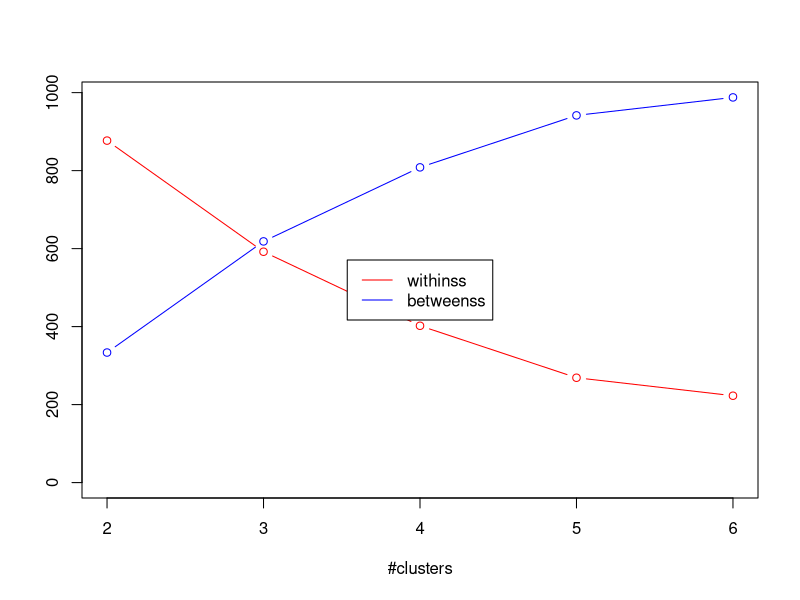
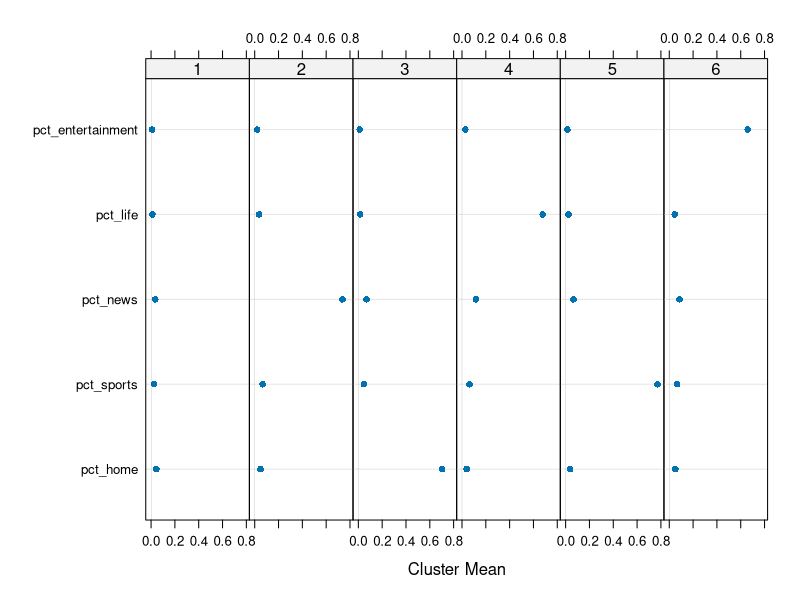

R code for these plots, in order:
## ---- chunk 1
knitr::opts_chunk$set(echo = TRUE)
## ---- chunk 2
library(tidyverse)
library(dplyr)
## ---- chunk 3
features <- read.csv("features.csv",header=T)
## ---- chunk 4
# drop absolute value variables for content and section for now
drops <- c("home","sports","news","life","entertainment","tech","weather","opinion","travel","money","search","gallery","homefront","section.front","story","sub.section")
features <- features[, !(names(features) %in% drops)]
## ---- chunk 5
set.seed(12345)
# select variables
selected <- c("pct_home","pct_sports","pct_news","pct_life","pct_entertainment")
f1 <- features[,selected]
## ---- chunk 6
i = 1
diff_ncluster = c(2,3,4,5,6)
withinss <- vector(mode = 'numeric', length = length(diff_ncluster))
inbess <- vector(mode = 'numeric', length = length(diff_ncluster))
for (K in diff_ncluster){
  km <- kmeans(f1, centers = K, nstart = 20)
  withinss[i] <- km$tot.withinss
  inbess[i] <- km$betweenss
  i = i+1
}
plot(diff_ncluster, withinss, type = 'b', xlab = '#clusters', ylab = '', ylim = c(0,max(inbess)), col = 'red')
lines(diff_ncluster, inbess, type = 'b', col = 'blue')
legend("center", legend=c("withinss", "betweenss"),
       col=c("red", "blue"), lty = 1, cex=1)
## ---- chunk 7
# k means
km1 <- kmeans(f1, centers = 7, nstart = 20)
## ---- chunk 8
summary.kmeans = function(fit)
{
  p = ncol(fit$centers)
  k = nrow(fit$centers)
  n = sum(fit$size)
  sse = sum(fit$withinss)
  xbar = t(fit$centers)%*%fit$size/n
  ssb = sum(fit$size*(fit$centers - rep(1,k) %*% t(xbar))^2)
  print(data.frame(
    n=c(fit$size, n),
    Pct=(round(c(fit$size, n)/n,2)),
    round(rbind(fit$centers, t(xbar)), 2),
    RMSE = round(sqrt(c(fit$withinss/(p*fit$size-1), sse/(p*(n-k)))), 4)
  ))
  cat("SSE = ", sse, "; SSB = ", ssb, "\n")
  cat("R-Squared = ", ssb/(ssb+sse), "\n")
  cat("Pseudo F = ", (ssb/(k-1))/(sse/(n-k)), "\n\n");
  invisible(list(sse=sse, ssb=ssb, Rsqr=ssb/(ssb+sse), F=(ssb/(k-1))/(sse/(n-k))))
}
## ---- chunk 9
# k means
km1 <- kmeans(f1, centers = 6, nstart = 20)
summary(km1)
## ---- chunk 10
plot.kmeans = function(fit,boxplot=F)
{
  require(lattice)
  p = ncol(fit$centers)
  k = nrow(fit$centers)
  plotdat = data.frame(
    mu=as.vector(fit$centers),
    clus=factor(rep(1:k, p)),
    var=factor( 0:(p*k-1) %/% k, labels=colnames(fit$centers))
  )
print(dotplot(var~mu|clus, data=plotdat,
  panel=function(...){
    panel.dotplot(...)
    panel.abline(v=0, lwd=.1)
  },
  layout=c(k,1),
  xlab="Cluster Mean"
))
invisible(plotdat)
}
## ---- chunk 11
plot(km1)
## ---- chunk 12
cluster <- km1$cluster
c <- as.data.frame(cbind(features$fire_fly_id,cluster))
names(c)[names(c)=="V1"] <- "fire_fly_id"
write.csv(c,"cluster_by_section.csv",row.names = F)
